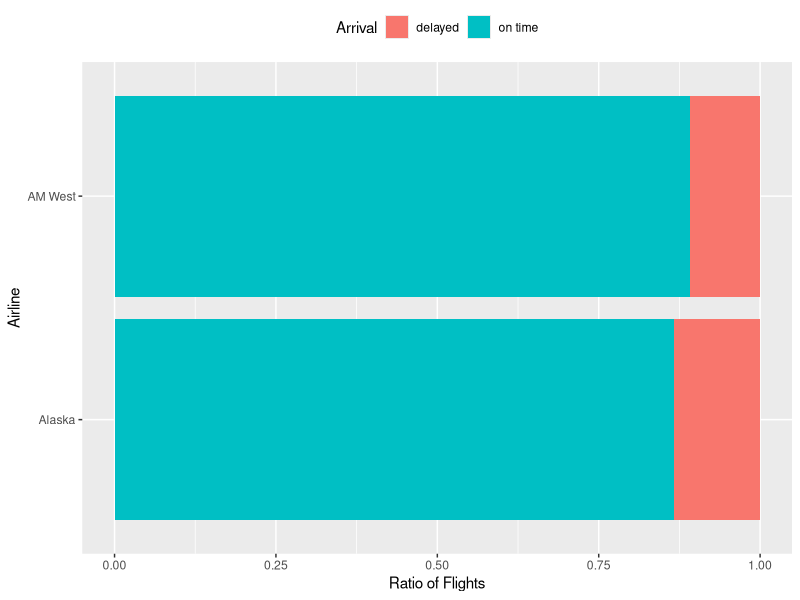
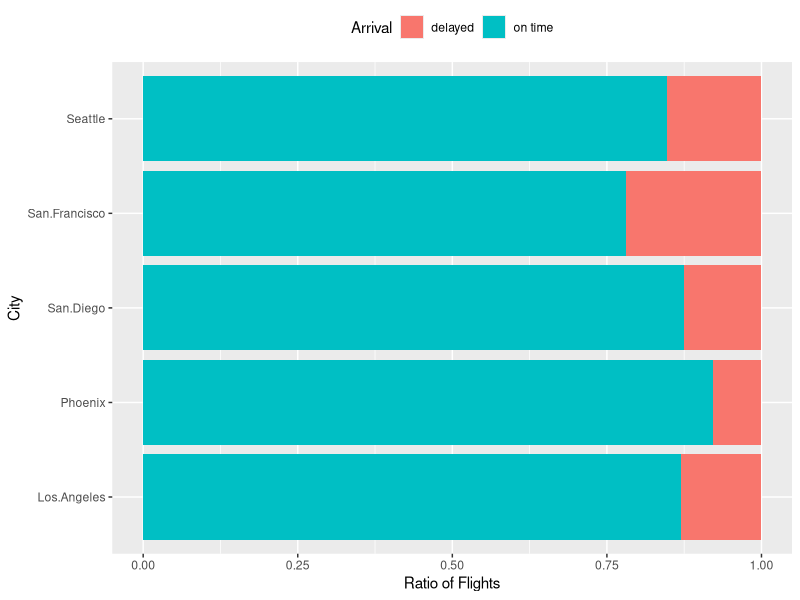

Here is the R script that generated these plots, in order:
## ---- chunk 1
library(tidyverse)
arrivals <- read.csv("Arrivals.csv", sep = ",", stringsAsFactors = FALSE) 

arrivals_wide  <- arrivals %>% drop_na()
arrivals_wide
str(arrivals_wide)
## ---- chunk 2

arrivals_long <- arrivals_wide %>% 
    mutate(Airline = ifelse(Airlines == "", NA, Airlines)) %>%
    mutate(Arrival = str_trim(Arrivals, side="both")) %>%
    select(-Airlines, -Arrivals) %>%
    fill(Airline, .direction = "down") %>%
    gather("City", "NumFlights", Los.Angeles:Seattle) %>%
    arrange(Airline)

arrivals_long
## ---- chunk 3
ggplot(arrivals_long, aes(x=Airline, y=NumFlights)) + 
    geom_bar(stat="identity", aes(fill=Arrival), position="fill") +
    ylab("Ratio of Flights") +
    coord_flip() +
    theme(legend.position = "top") 
## ---- chunk 4
ggplot(arrivals_long, aes(x=City, y=NumFlights)) + 
    geom_bar(stat="identity", aes(fill=Arrival), position="fill") +
    ylab("Ratio of Flights") +
    coord_flip() +
    theme(legend.position = "top") 

